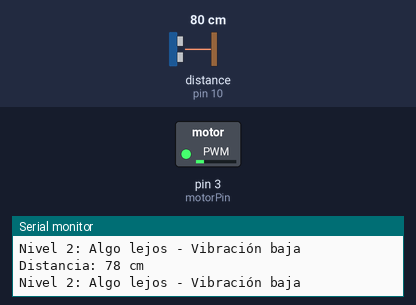
This sketch was run on a simulated Arduino Uno, built with avr-gcc and run on an emulated ATmega328P. Parts: switched loads named in the sketch (green lamp = pin HIGH), the last lines printed to the serial monitor. Wiring (inferred from the names in the program): ultrasonic range finder: trigger pin 9; echo pin 10. The inputs (shaded band) are chosen by the test bench; at power-on: distance to the obstacle (sensor on pin 10) 80 cm. The echo pulse lasts 58.3 µs per cm; pins used as bus, display or sensor lines are not drawn.

Above: at 1.2 s.
1.3 s: distance to the obstacle (sensor on pin 10) set to 2 cm
At 2.4 s:
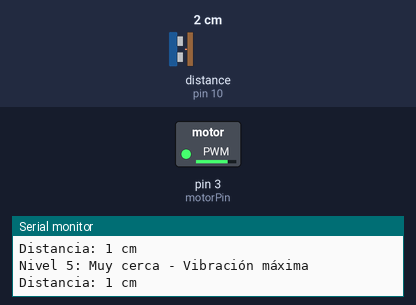
2.8 s: distance to the obstacle (sensor on pin 10) set to 18 cm
At 4.0 s:
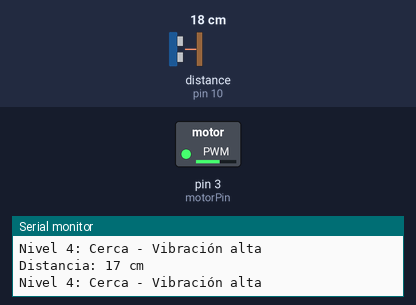
4.3 s: distance to the obstacle (sensor on pin 10) set to 35 cm
At 5.2 s:
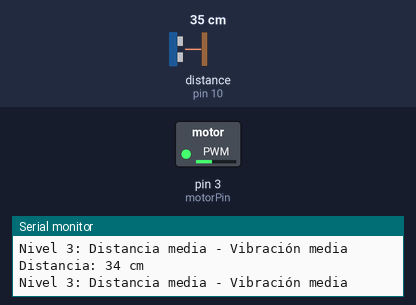
5.8 s: distance to the obstacle (sensor on pin 10) set to 250 cm
At 7.0 s:
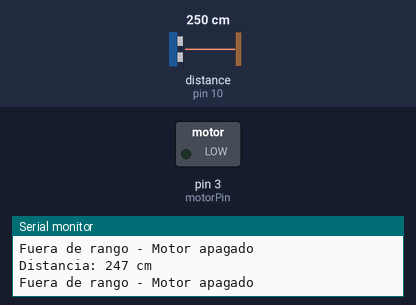
7.3 s: distance to the obstacle (sensor on pin 10) set to 4 cm
At 8.1 s:
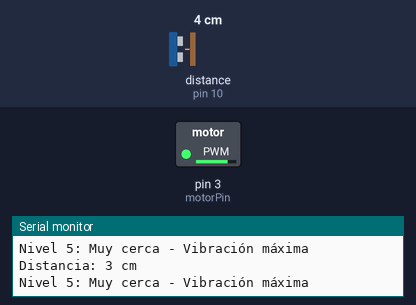
8.8 s: distance to the obstacle (sensor on pin 10) set to 60 cm
At 10.0 s:
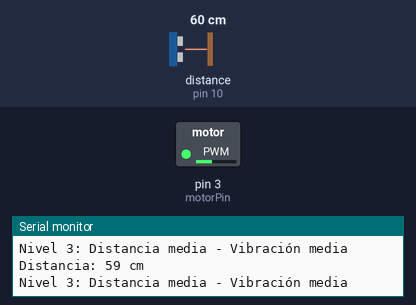
Timing chart, 0 to 11.3 s (numbered marks = the images above; inputs shaded):
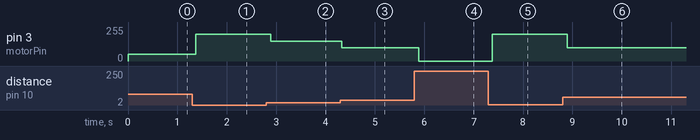

Measured:
- after the input at 1.3 s, pin 3 (motorPin): 50/255 → 200/255 after 0.08 s
- after the input at 2.8 s, pin 3 (motorPin): 200/255 → 150/255 after 0.09 s
- after the input at 4.3 s, pin 3 (motorPin): 150/255 → 100/255 at once
- after the input at 5.8 s, pin 3 (motorPin): 100/255 → 0/255 after 0.08 s
- after the input at 7.3 s, pin 3 (motorPin): 0/255 → 200/255 after 0.07 s
- after the input at 8.8 s, pin 3 (motorPin): 200/255 → 100/255 after 0.10 s

The sketch:

Proyecto.ino
```cpp
// Pines del sensor ultrasónico
const int trigPin = 9;
const int echoPin = 10;
const int motorPin = 3; // Pin PWM para el motor vibrador

long duration;
int distanceCm;

// Definición de los umbrales de distancia (en cm)
const int NIVEL1 = 120; // Distancia máxima para nivel 1 (lejano)
const int NIVEL2 = 90;  // Distancia máxima para nivel 2
const int NIVEL3 = 60;  // Distancia máxima para nivel 3
const int NIVEL4 = 30;  // Distancia máxima para nivel 4
const int NIVEL5 = 10;  // Distancia máxima para nivel 5 (cercano)

// Intensidades del motor (0-255)
const int INTENSIDAD1 = 25;   // Nivel 1: vibración suave
const int INTENSIDAD2 = 50;   // Nivel 2: vibración baja-media
const int INTENSIDAD3 = 100;  // Nivel 3: vibración media
const int INTENSIDAD4 = 150;  // Nivel 4: vibración media-alta
const int INTENSIDAD5 = 200;  // Nivel 5: vibración máxima

void setup() {
    Serial.begin(9600);
    pinMode(trigPin, OUTPUT);
    pinMode(echoPin, INPUT);
    pinMode(motorPin, OUTPUT);
}

void loop() {
    // Generar pulso ultrasónico
    digitalWrite(trigPin, LOW);
    delayMicroseconds(2);
    digitalWrite(trigPin, HIGH);
    delayMicroseconds(10);
    digitalWrite(trigPin, LOW);

    // Medir duración del eco
    duration = pulseIn(echoPin, HIGH);

    // Calcular distancia en cm
    distanceCm = duration * 0.034 / 2;

    Serial.print("Distancia: ");
    Serial.print(distanceCm);
    Serial.println(" cm");

    // Control del motor vibrador con 5 niveles de intensidad
    if (distanceCm > 0) { // Solo si hay una lectura válida
        if (distanceCm <= NIVEL5) { // Menos de 10 cm
            analogWrite(motorPin, INTENSIDAD5);
            Serial.println("Nivel 5: Muy cerca - Vibración máxima");
        }
        else if (distanceCm <= NIVEL4) { // Entre 10 y 30 cm
            analogWrite(motorPin, INTENSIDAD4);
            Serial.println("Nivel 4: Cerca - Vibración alta");
        }
        else if (distanceCm <= NIVEL3) { // Entre 30 y 60 cm
            analogWrite(motorPin, INTENSIDAD3);
            Serial.println("Nivel 3: Distancia media - Vibración media");
        }
        else if (distanceCm <= NIVEL2) { // Entre 60 y 90 cm
            analogWrite(motorPin, INTENSIDAD2);
            Serial.println("Nivel 2: Algo lejos - Vibración baja");
        }
        else if (distanceCm <= NIVEL1) { // Entre 90 y 120 cm
            analogWrite(motorPin, INTENSIDAD1);
            Serial.println("Nivel 1: Lejos - Vibración suave");
        }
        else { // Más de 120 cm
            analogWrite(motorPin, 0);
            Serial.println("Fuera de rango - Motor apagado");
        }
    } else {
        // Lectura inválida (distancia = 0)
        analogWrite(motorPin, 0);
        Serial.println("Error en lectura - Motor apagado");
    }

    delay(100); // Pequeña pausa para estabilidad
}
```
